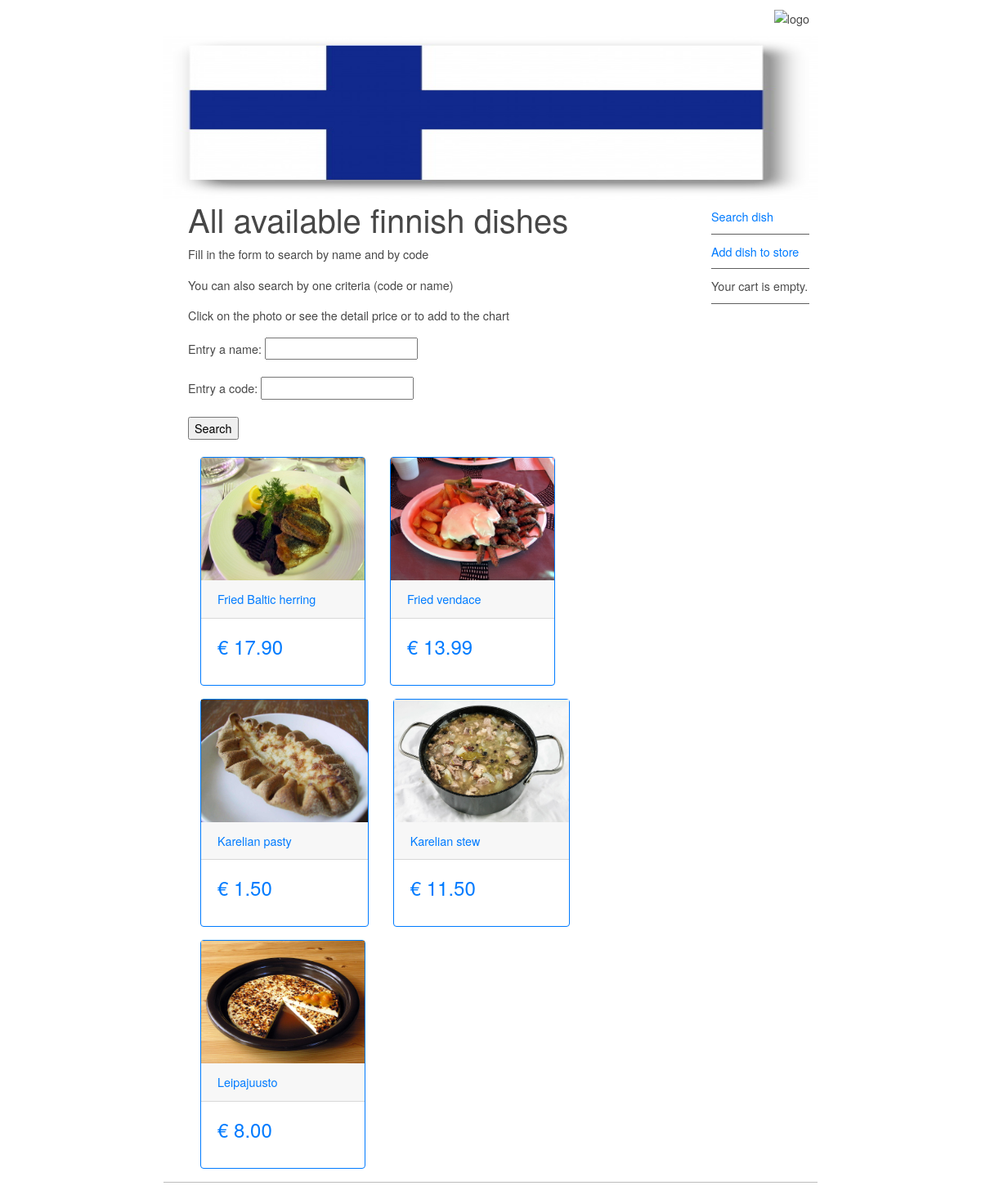
The page / on the database its author committed.
### shops/models.py (models this page shows, shortened)
class Product(models.Model):
    name = models.CharField('Name of the product', max_length=200)
    slug = models.SlugField(max_length=200)
    image = models.ImageField('Upload an image', upload_to='products/', blank=True)
    description = models.TextField('Add a desciption of the dish', blank=True)
    price = models.DecimalField('Add a price. ',max_digits=10, decimal_places=2)
    code = models.CharField('Add a code', max_length = 20)
    available = models.BooleanField(default=True)
    created = models.DateTimeField(auto_now_add=True)
    class Meta:
        ordering = ('name', 'price') #we need to have all product sorted by name and by code in the templates
    def get_absolute_url(self):
        return reverse('shop:productDetail', args=[self.id, self.slug])

### shops/views.py (the view)
# urls.py: path('', views.productView, name='productList'),
def productView(request):
    products = Product.objects.filter(available=True)
    nameProduct = None
    codeProduct = None
    if request.method == 'POST':
        form = searchForm(request.POST)
        if form.is_valid():
            cd = form.cleaned_data
            if cd['name']:
                nameProduct = cd['name']
                products = products.filter(name__icontains = nameProduct)
            elif cd['code']:
                codeProduct = cd['code']
                products = products.filter(code__icontains = codeProduct)
            else:
                products = products
    else:
        form = searchForm()
    return render(request, 'shops/search.html', {'products': products, 'form': form})

### shops/forms.py
class searchForm(forms.Form):
    name = forms.CharField(label='Entry a name', max_length = 200, required=False)
    code = forms.CharField(label='Entry a code', max_length = 200, required=False)

### cart/cart.py (called while the page is built)
    def __len__(self):
        return sum(item['quantity'] for item in self.cart.values())

### cart/context_processors.py (called while the page is built)
def cart(request):
   return {'cart': Cart(request)}

### shops/templates/shops/search.html (shortened to what this page needs)
{% extends 'base.html' %}
{% block content %}
<h1>All available finnish dishes</h1>
<p>Fill in the form to search by name and by code </p>
<p>You can also search by one criteria (code or name) </p>
<p>Click on the photo or see the detail price  or to add to the chart</p>
<form method="post">
    {{ form.as_p }}
    <input type="submit" value="Search">
  </form>
<br>
{% if products.object_list.count == 0 %}
    <div class="text-center">
      Not lucky, no thing for you! Check your code or name please!
    </div>
{% else %}
<div class="container">
    <div class="row">
        {% for product in products %}
            <div class="col-auto">
                <div class="card border-primary mb-3">
                    <a href="{{product.get_absolute_url}}">
                        <img style="height: 150px; width: 100%; display: block;" src="{{product.image}}" alt="Card image">
                    </a>
                    <div class="card-header">
                        <a href="{{product.get_absolute_url}}">{{product.name}}</a>
                    </div>
                    <div class="card-body">
                        <h4 class="card-title"><a href="{{product.get_absolute_url}}">€ {{product.price}}</a></h4>
                    </div>
                </div>
            </div>
        {% endfor %}
    </div>
</div>
{% endif %}
{% endblock %}

### templates/base.html (shortened to what this page needs)
{% load static %}
<!doctype html>
<html>
<head>
<link rel="stylesheet" href="https://cdn.jsdelivr.net/npm/bootstrap@4.5.3/dist/css/bootstrap.min.css">
<link href="{% static 'css/base.css' %}" rel="stylesheet" type="text/css">
</head>
<body>
<div id="wrapper">
  <header id="header">
    <div id="logo"><img src="{% static  'media/logo.jpg' %}" width="40" height="40" alt="logo"/>
    </div>
    <div id="topbanner"><img src="{% static  'media/flag.jpg' %}" width="800" height="200" alt="banner"/></div>
  </header>
  <aside id="leftsidebar">
    <nav id="nav">
    <ul>
        <li> <a href="{% url 'shop:productList' %}">Search dish</a> </li>
        <li><a href="{% url 'shop:productAdd' %}">Add dish to store</a></li>
        <li>
          {% with total_items=cart|length %}
            {% if total_items > 0 %}
              Your cart:
              <a href="{% url "cart:cart_detail" %}">
             {{ total_items }} item{{ total_items|pluralize }},
             ${{ cart.get_total_price }}
               </a>
                  {% else %}
               Your cart is empty.
            {% endif %}
         {% endwith %}</li>
    </ul>
    </nav>
  </aside>
  <section id="main">
    {% block content %}
    {% endblock content %}
  </section>
  <footer id="footer"></footer>
</div>
</body>
</html>

### static/css/base.css (style rules this page uses)
#header { border-style: none; width: 800px; height: auto; }
#wrapper { margin-top: 0px; margin-left: auto; margin-right: auto; background-color: #FFFFFF; width: 800px; }
body { background-color: #FFFFFF; font-family: Gotham, "Helvetica Neue", Helvetica, Arial, sans-serif; font-size: 0.9em; text-align: justify; color: #474747; }
#footer { text-align: center; font-size: 0.8em; margin-top: 5px; padding-top: 10px; padding-bottom: 10px; background-color: #FFFFFF; border-top: thin solid #BBBBBB; clear: both; color: #969696; }
#nav li { padding-top: 10px; padding-bottom: 10px; font-size: 1em; list-style-type: none; border-bottom: thin solid #5F5F5F; color: #4C4C4C; left: 0px; list-style-position: inside; margin-left: -10px; }
#nav li a { text-decoration: none; }
#leftsidebar { width: 150px; height: 350px; margin-right: 10px; float: right; }
#main { width: 600px; float: right; margin-left: 20px; margin-right: 10px; padding-right: 10px; }
#logo { padding: 10px; float: right; }

### rows shown on the page
Product: image (picture), name "Fried Baltic herring", price "17.90"
Product: image (picture), name "Fried vendace", price "13.99"
Product: image (picture), name "Karelian pasty", price "1.50"
Product: image (picture), name "Karelian stew", price "11.50"
Product: image (picture), name "Leipajuusto", price "8.00"
